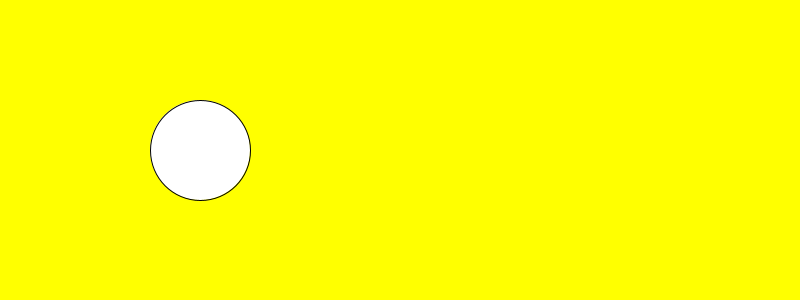
Frame 1 (no input)
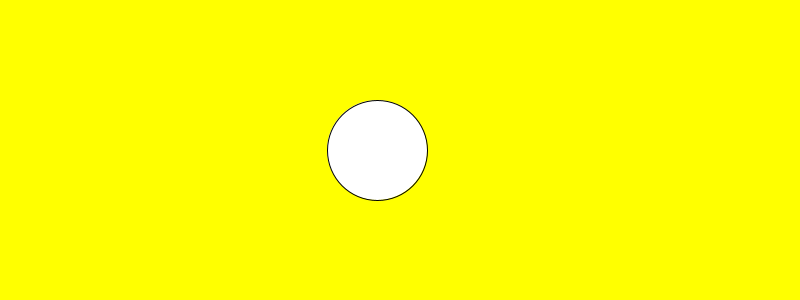
Frame 60 (the mouse pressed at the canvas centre just before this capture)
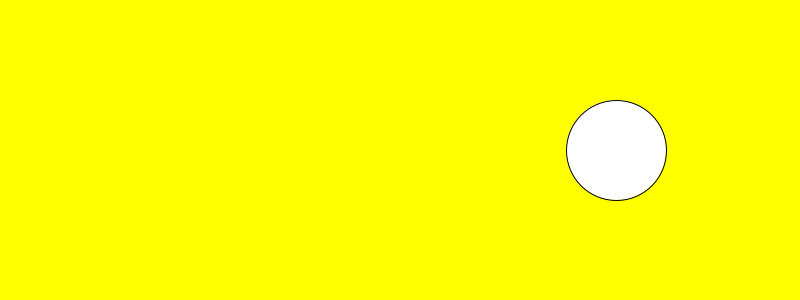
Frame 120 (the mouse held since frame 60 and released just before this capture)

The Processing sketch that drew these frames (run headless with seeded random() and noise(); from frame 60 on, the mouse is pressed at the canvas centre):

// Processing sketch: p5
// ── p5.pde
float life,univ,siha;
int option = 0;
void  setup(){
   size(800,300); 
   life = 200;  univ = 150;   siha = 3;
}
void draw(){
  background(255,255,0);
  circle(life,univ,100);
  life += siha;
  if(life > width) life = 0;
}
void mousePressed(){
  siha++;
  if(siha > 20){
    siha = 3;
    if(option == 0){
      fill(255,0,0);     option = 1;
    } else {
      fill(255);         option = 0;
    }
  }
}
